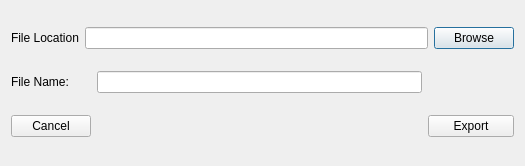
<?xml version="1.0" encoding="UTF-8"?>
<ui version="4.0">
 <class>Export_to_CSV</class>
 <widget class="QDialog" name="Export_to_CSV">
  <property name="geometry">
   <rect>
    <x>0</x>
    <y>0</y>
    <width>525</width>
    <height>166</height>
   </rect>
  </property>
  <property name="windowTitle">
   <string>Dialog</string>
  </property>
  <layout class="QGridLayout" name="gridLayout">
   <item row="0" column="0">
    <widget class="QLabel" name="label_2">
     <property name="text">
      <string>File Location</string>
     </property>
    </widget>
   </item>
   <item row="1" column="0">
    <widget class="QLabel" name="label">
     <property name="text">
      <string>File Name:</string>
     </property>
    </widget>
   </item>
   <item row="1" column="2">
    <widget class="QLineEdit" name="filename_line_edit">
     <property name="toolTip">
      <string>&lt;html&gt;&lt;head/&gt;&lt;body&gt;&lt;p&gt;Please write the file name you want.&lt;/p&gt;&lt;p&gt;&lt;br/&gt;&lt;/p&gt;&lt;p&gt;Note: do not add the '.csv'&lt;/p&gt;&lt;/body&gt;&lt;/html&gt;</string>
     </property>
    </widget>
   </item>
   <item row="0" column="1" colspan="3">
    <widget class="QLineEdit" name="fileLocation_line_edit">
     <property name="enabled">
      <bool>true</bool>
     </property>
    </widget>
   </item>
   <item row="0" column="4">
    <widget class="QPushButton" name="browse_button">
     <property name="toolTip">
      <string>&lt;html&gt;&lt;head/&gt;&lt;body&gt;&lt;p&gt;Browse for a folder to store the CSV file&lt;/p&gt;&lt;p&gt;&lt;br/&gt;&lt;/p&gt;&lt;/body&gt;&lt;/html&gt;</string>
     </property>
     <property name="text">
      <string>Browse</string>
     </property>
    </widget>
   </item>
   <item row="2" column="3" colspan="2">
    <widget class="QPushButton" name="export_button">
     <property name="text">
      <string>Export</string>
     </property>
    </widget>
   </item>
   <item row="2" column="0" colspan="2">
    <widget class="QPushButton" name="cancel_button">
     <property name="text">
      <string>Cancel</string>
     </property>
    </widget>
   </item>
  </layout>
 </widget>
 <resources/>
 <connections/>
</ui>
